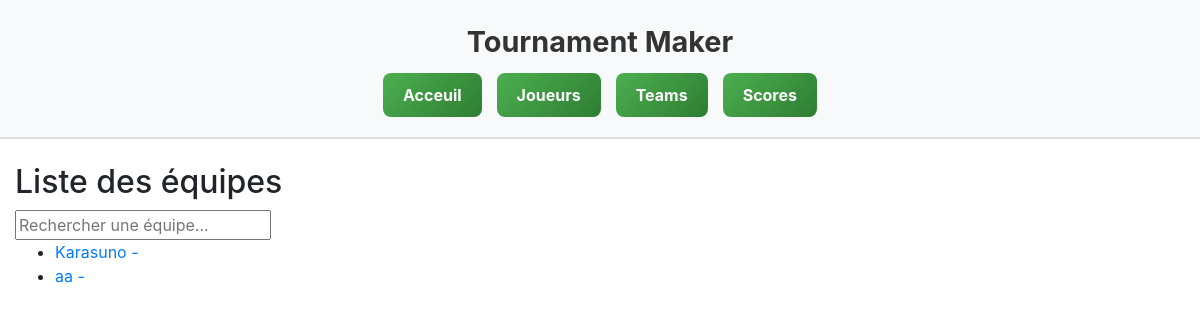
Page /TournamentMaker/teams/ on the earlier database version.
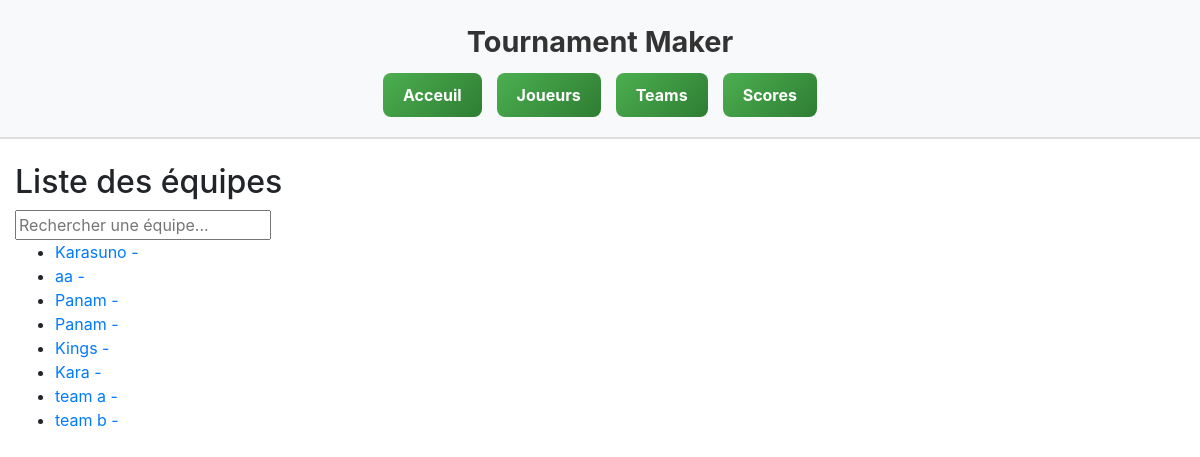
Same page on the later database version.
### TournamentMaker/models.py (models this page shows, shortened)
class Team(models.Model):
    name = models.CharField(max_length=100)
    tournament = models.ForeignKey(Tournament, on_delete=models.CASCADE, related_name='teams')

### TournamentMaker/views.py (the view)
# urls.py: path('teams/', views.teams, name='teams'),
def teams(request):
    all_teams = Team.objects.all()
    return render(request, 'teams.html', {'teams': all_teams})

### TournamentMaker/templates/teams.html (shortened to what this page needs)
{% extends "base_generic.html" %}
{% block content %}
  <h2>Liste des équipes</h2>
  <input type="text" id="searchInput" onkeyup="searchTeam()" placeholder="Rechercher une équipe...">
  <ul id="teamsList">
    {% for team in teams %}
      <li class="team">
        <a href="{% url 'team_detail' team.id %}">{{ team.name }} - {{ team.coach }}</a>
      </li>
    {% empty %}
      <li>Aucune équipe trouvée.</li>
    {% endfor %}
  </ul>
{% endblock %}

### TournamentMaker/templates/base_generic.html (shortened to what this page needs)
<!doctype html>
<html lang="en">
  <head>
    <link
      rel="stylesheet"
      href="https://stackpath.bootstrapcdn.com/bootstrap/4.1.3/css/bootstrap.min.css"
 />
    {% load static %}
    <link rel="stylesheet" href="{% static 'css/styles.css' %}" />
  </head>
  <body>
    <div class="header-bar">
      <div class="header-title">Tournament Maker</div>
      <div class="nav-buttons">
        <a href="{% url 'index' %}" class="nav-button">Acceuil</a>
        <a href="{% url 'players' %}" class="nav-button">Joueurs</a>
        <a href="{% url 'teams' %}" class="nav-button">Teams</a>
        <a href="{% url 'login' %}" class="nav-button">Scores</a>
      </div>
    </div>
    <div class="container-fluid mt-4">
      <div class="row">
        <div class="col-sm-12">
          {% block content %} {% endblock %}
        </div>
      </div>
    </div>
  </body>
</html>

### TournamentMaker/static/css/styles.css (style rules this page uses)
.header-bar { background-color: #f8f9fa; padding: 20px; text-align: center; border-bottom: 2px solid #ddd; }
.header-title { font-size: 1.8rem; font-weight: bold; margin-bottom: 10px; color: #333; }
.nav-buttons { display: flex; justify-content: center; gap: 15px; flex-wrap: wrap; }
.nav-button { padding: 10px 20px; background: linear-gradient(135deg, #4CAF50, #2E7D32); color: white; text-decoration: none; border-radius: 8px; font-weight: bold; transition: background 0.3s ease, transform 0.1s ease; }

Differences in the rows shown:
added Team: name "Panam"
added Team: name "Panam"
added Team: name "Kings"
added Team: name "Kara"
added Team: name "team a"
added Team: name "team b"
